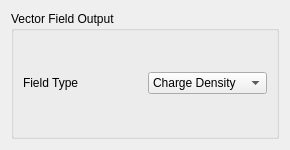
<?xml version="1.0" encoding="UTF-8"?>
<ui version="4.0">
 <class>ConvertFieldBasis</class>
 <widget class="QDialog" name="ConvertFieldBasis">
  <property name="geometry">
   <rect>
    <x>0</x>
    <y>0</y>
    <width>290</width>
    <height>150</height>
   </rect>
  </property>
  <property name="minimumSize">
   <size>
    <width>290</width>
    <height>150</height>
   </size>
  </property>
  <property name="windowTitle">
   <string>Dialog</string>
  </property>
  <layout class="QGridLayout" name="gridLayout">
   <item row="0" column="0">
    <widget class="QGroupBox" name="groupBox_2">
     <property name="title">
      <string>Vector Field Output</string>
     </property>
     <layout class="QGridLayout" name="gridLayout_2">
      <item row="0" column="1">
       <widget class="QComboBox" name="vectorFieldType_">
        <item>
         <property name="text">
          <string>Charge Density</string>
         </property>
        </item>
        <item>
         <property name="text">
          <string>Energy Density</string>
         </property>
        </item>
        <item>
         <property name="text">
          <string>Momentum</string>
         </property>
        </item>
        <item>
         <property name="text">
          <string>None</string>
         </property>
        </item>
       </widget>
      </item>
      <item row="0" column="0">
       <widget class="QLabel" name="label_3">
        <property name="text">
         <string>Field Type</string>
        </property>
       </widget>
      </item>
     </layout>
    </widget>
   </item>
  </layout>
 </widget>
 <resources/>
 <connections/>
</ui>
